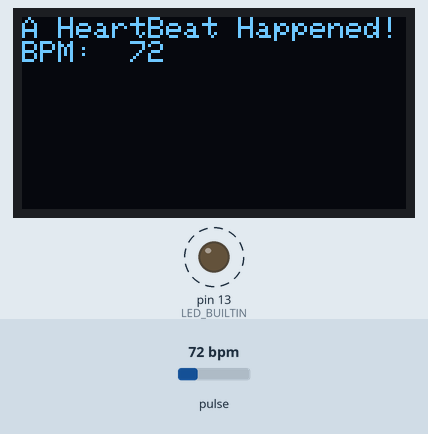
Recording of a sketch running on a simulated Arduino Uno, built with avr-gcc and run on an emulated ATmega328P. On the bench: 128×64 one-colour display, output pins drawn as LEDs (lit = HIGH). Dashed ring = blinking. The test bench sets the inputs (shaded band); at power-on: pulse 72 bpm. What the sketch prints to the serial monitor is not drawn.

Above: at 1.4 s.
1.5 s: pulse set to 42 bpm
At 3.1 s:
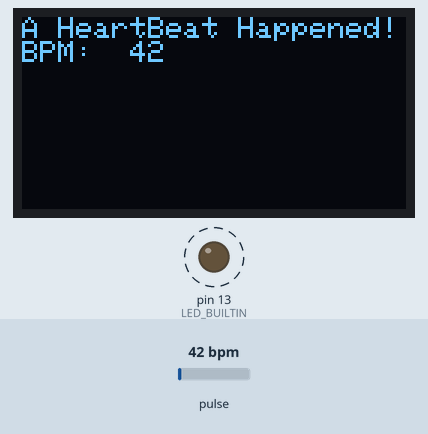
4.5 s: pulse set to 70 bpm
At 5.2 s:
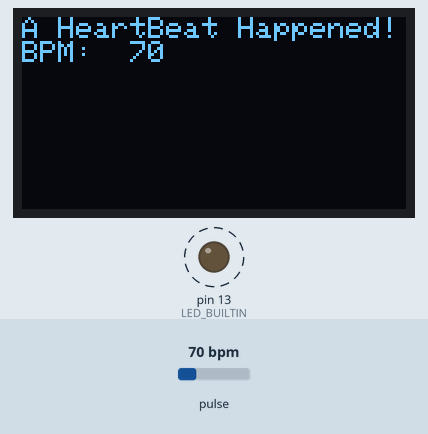
6.2 s: pulse set to 130 bpm
At 6.76 s:
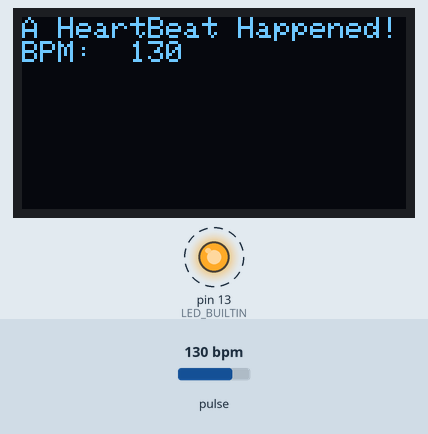
Timing chart, 0 to 13.7 s (numbered marks = the images above; inputs shaded):
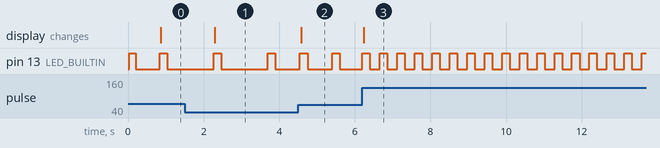

Measured:
- after the input at 1.5 s, pin 13 (LED_BUILTIN): alternates HIGH for 0.20 s and LOW for 1.2 s, starting after 0.76 s; the display: changes after 0.79 s (image 1)
- after the input at 4.5 s, the display: changes after 0.08 s (image 2)
- after the input at 6.2 s, pin 13 (LED_BUILTIN): alternates HIGH for 0.20 s and LOW for 0.26 s, starting at once; the display: changes at once (image 3)
- by itself, pin 13 (LED_BUILTIN): alternates HIGH for 0.18 s and LOW for 0.63 s

The sketch:

LED_PULSE.ino
```cpp
#include <SPI.h>
#include <Wire.h>
#include <Adafruit_GFX.h>
#include <Adafruit_SSD1306.h>


#define OLED_RESET     4

Adafruit_SSD1306 display(OLED_RESET);


#define USE_ARDUINO_INTERRUPTS true
#include <PulseSensorPlayground.h>

const int PulseWire = 0;
const int LED = LED_BUILTIN;
int Threshold = 550;

PulseSensorPlayground pulseSensor;


void setup() {
  display.begin(SSD1306_SWITCHCAPVCC, 0x3C) ;

  display.clearDisplay();


  Serial.begin(9600);

  pulseSensor.analogInput(PulseWire);
  pulseSensor.blinkOnPulse(LED);
  pulseSensor.setThreshold(Threshold);

   if (pulseSensor.begin()) {
    Serial.println("We created a pulseSensor Object !");
  }

  }

void loop() {


if (pulseSensor.sawStartOfBeat()) {
int myBPM = pulseSensor.getBeatsPerMinute();

       display.setTextSize(1);
display.setTextColor(WHITE);
display.setCursor(0,0);
display.println("A HeartBeat Happened!");
display.print("BPM:  ");
display.println(myBPM);
display.display();
delay(20);

display.clearDisplay();
}
}
```
